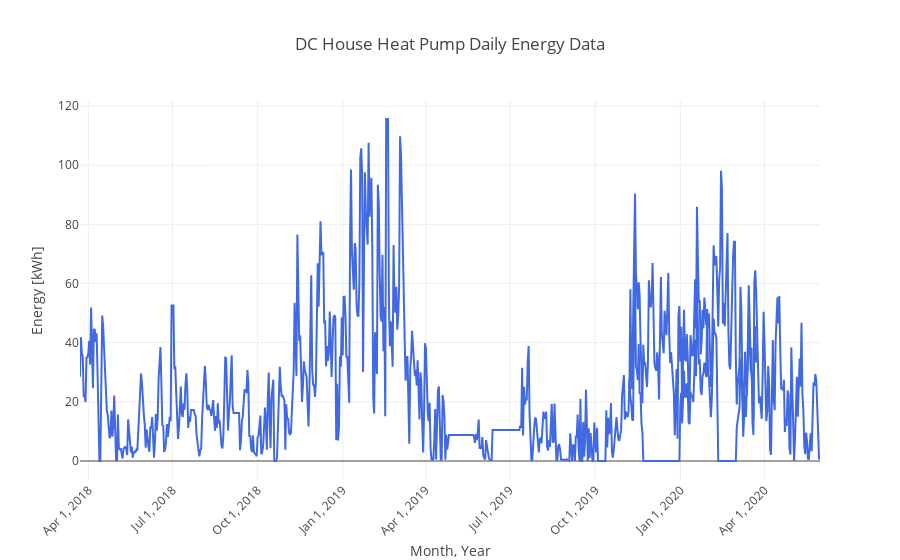

Notebook code cell kept with this figure:
### Code cell
# Display heat pump Energy over the time period
import plotly.graph_objects as go

data_name = 'Daily Measured Real Energy Consumed [kWh]'
fig = go.Figure()
fig.add_trace(go.Scatter(
    x=emcb_appliance_df_dict['AC_Compressor']['Date'],
    y=emcb_appliance_df_dict['AC_Compressor'][data_name],
    name=data_name,
    line=dict(color='royalblue', width=2)))

filtered_df = trane_energy_df[trane_energy_df['Data'].between(
    pd.to_datetime(emcb_appliance_df_dict['AC_Compressor']['Date']).iloc[-1],
    pd.to_datetime(ted_appliance_df_dict['Outdoor_Unit']['Time']).iloc[-1])]

fig.add_trace(go.Scatter(
    x=filtered_df['Data'],
    y=filtered_df['Energy [kWh]'],
    name=data_name,
    line=dict(color='royalblue', width=2)))

filtered_df = ted_appliance_df_dict['Outdoor_Unit'][pd.to_datetime(ted_appliance_df_dict['Outdoor_Unit']['Time'])
                                    < datetime.datetime(2020, 6, 1)]

fig.add_trace(go.Scatter(
    x=pd.to_datetime(filtered_df['Time']),
    y=filtered_df['Energy [kWh]'],
    name=data_name,
    line=dict(color='royalblue', width=2)))

fig.update_layout(xaxis_title="Month, Year", yaxis_title="Energy [kWh]", title="DC House Heat Pump Daily Energy Data",
                  template="none", showlegend=False)
fig.update_xaxes(tickangle=-45, tickvals=pd.date_range('2018-03-22', '2020-06', freq='QS'), rangeslider_visible=False)
fig.show()
fig.write_image(config.IMAGE_DIR + "\heat_pump_energy.png")

### Figure 1 — Plotly figure (JSON) as saved in the notebook; plotly's stock layout.template omitted (floating-point values rounded to 4 significant figures; data arrays with more than 128 entries replaced by an {"elided": "..."} marker saying what was removed)
{"data": [{"line": {"color": "royalblue", "width": 2}, "name": "Daily Measured Real Energy Consumed [kWh]", "type": "scatter", "x": {"elided": "529 str values"}, "y": {"elided": "529 float values"}}, {"line": {"color": "royalblue", "width": 2}, "name": "Daily Measured Real Energy Consumed [kWh]", "type": "scatter", "x": {"elided": "204 str values"}, "y": {"elided": "204 float values"}}, {"line": {"color": "royalblue", "width": 2}, "name": "Daily Measured Real Energy Consumed [kWh]", "type": "scatter", "x": {"elided": "207 str values"}, "y": {"elided": "207 float values"}}], "layout": {"showlegend": false, "title": {"text": "DC House Heat Pump Daily Energy Data"}, "xaxis": {"rangeslider": {"visible": false}, "tickangle": -45, "tickvals": ["2018-04-01T00:00:00", "2018-07-01T00:00:00", "2018-10-01T00:00:00", "2019-01-01T00:00:00", "2019-04-01T00:00:00", "2019-07-01T00:00:00", "2019-10-01T00:00:00", "2020-01-01T00:00:00", "2020-04-01T00:00:00"], "title": {"text": "Month, Year"}}, "yaxis": {"title": {"text": "Energy [kWh]"}}}}
